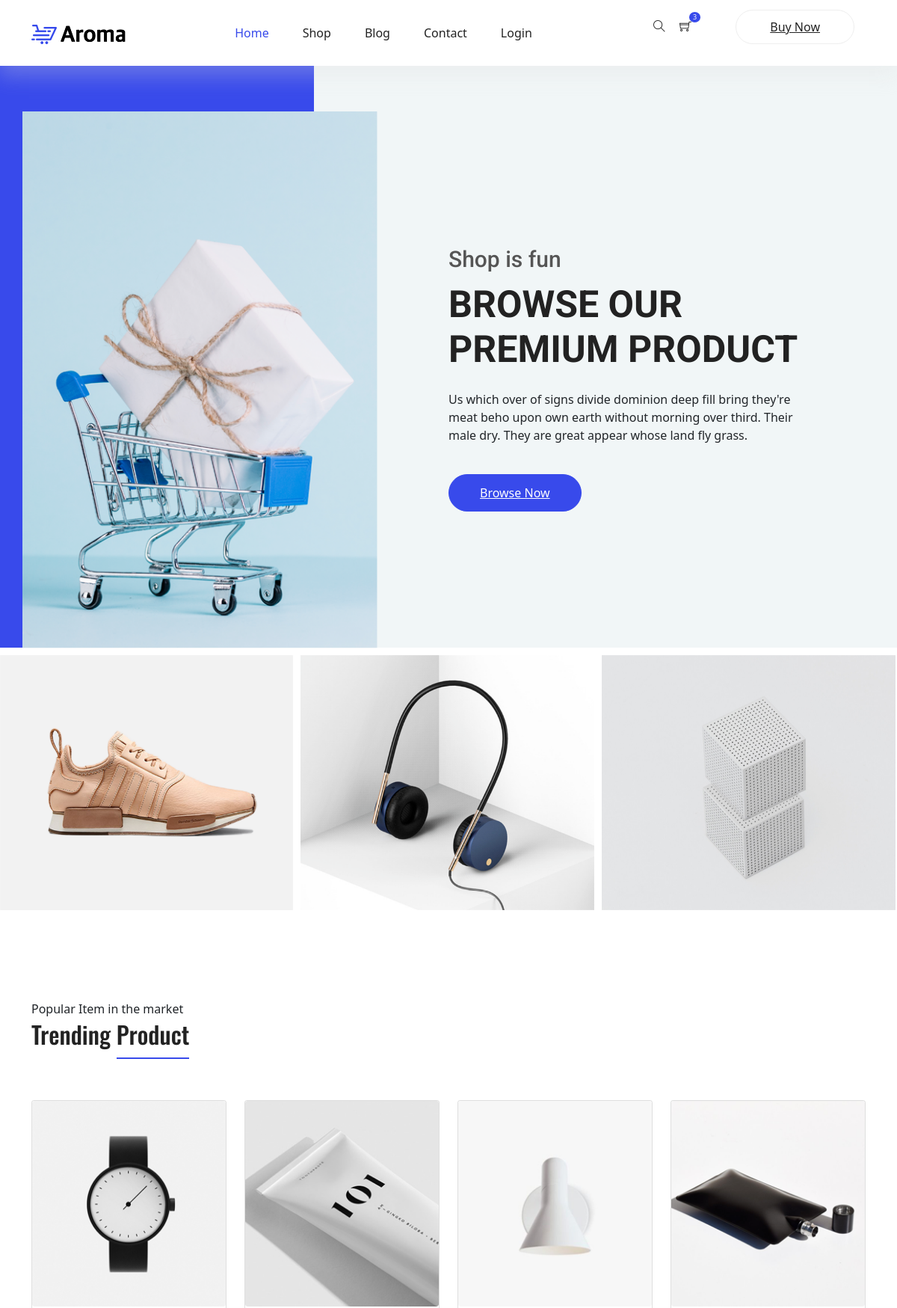
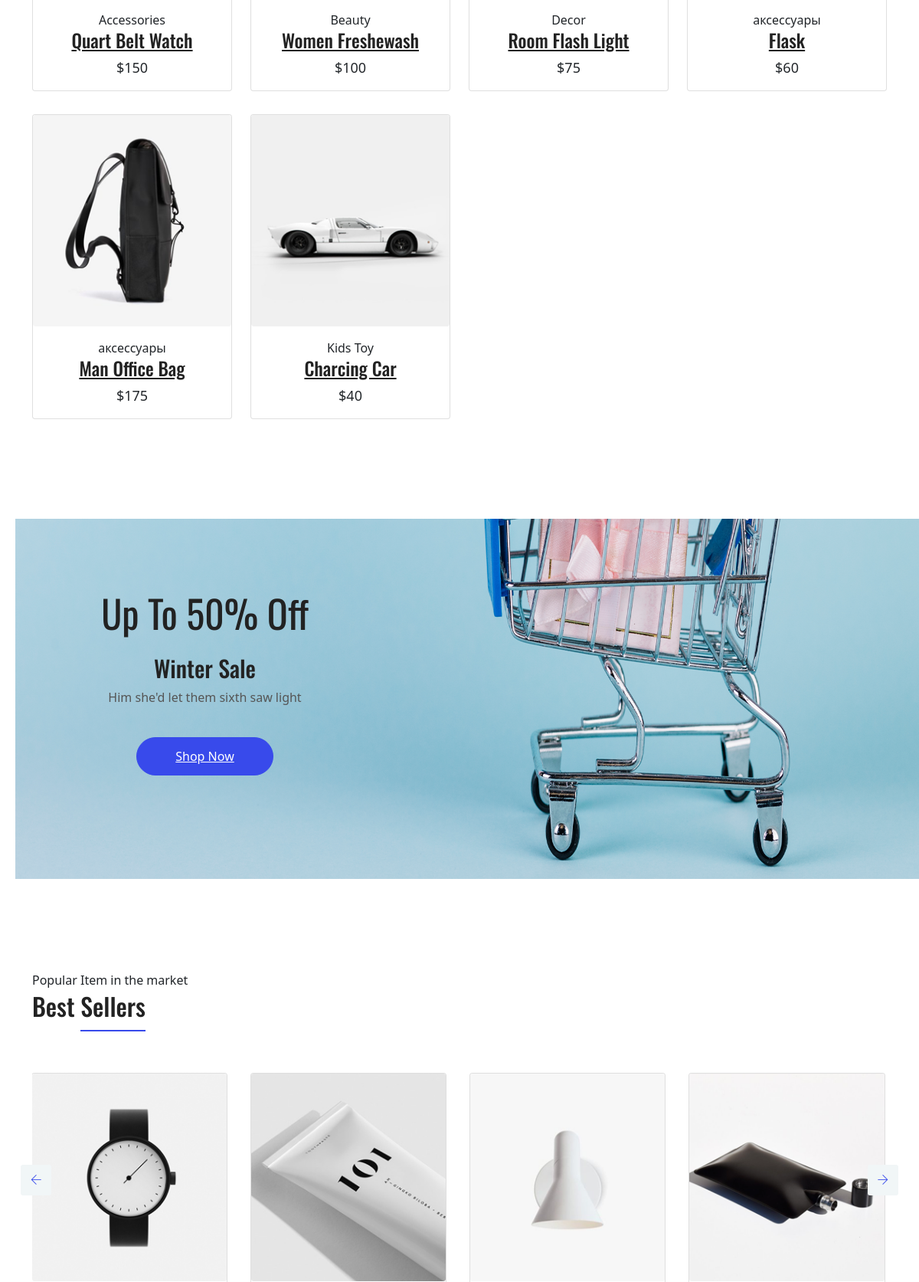
The page / (upper part) on the database its author committed (2 pictures, top to bottom).
### shop/models.py (models this page shows, shortened)
class Product(db.Model):
    __tablename__ = 'products'
    id = db.Column(db.Integer(), primary_key=True)
    title = db.Column(db.String(), nullable=False)
    price = db.Column(db.Integer(), nullable=False)
    category = db.Column(db.String(), nullable=False)
    availibility = db.Column(db.String(), nullable=False)
    description = db.Column(db.Text(), nullable=False)
    image = db.Column(db.String(), nullable=False)

### shop/routes.py (the view)
@app.route('/')
def index():
    products = Product.query.all()
    return render_template('index.html', products=products)

### shop/templates/index.html (shortened to what this page needs)
{% extends 'base.html' %}
{% block content %}
<main class="site-main">
  <section class="hero-banner">
    <div class="container">
      <div class="row no-gutters align-items-center pt-60px">
        <div class="col-5 d-none d-sm-block">
          <div class="hero-banner__img">
            <img class="img-fluid" src="{{ url_for('static', filename='img/home/hero-banner.png') }}" alt="">
          </div>
        </div>
        <div class="col-sm-7 col-lg-6 offset-lg-1 pl-4 pl-md-5 pl-lg-0">
          <div class="hero-banner__content">
            <h4>Shop is fun</h4>
            <h1>Browse Our Premium Product</h1>
            <p>Us which over of signs divide dominion deep fill bring they're meat beho upon own earth without morning
              over third. Their male dry. They are great appear whose land fly grass.</p>
            <a class="button button-hero" href="#">Browse Now</a>
          </div>
        </div>
      </div>
    </div>
  </section>
  <section class="section-margin mt-0">
    <div class="owl-carousel owl-theme hero-carousel">
      <div class="hero-carousel__slide">
        <img src="{{ url_for('static', filename='img/home/hero-slide1.png') }}" alt="" class="img-fluid">
      </div>
      <div class="hero-carousel__slide">
        <img src="{{ url_for('static', filename='img/home/hero-slide2.png') }}" alt="" class="img-fluid">
      </div>
      <div class="hero-carousel__slide">
        <img src="{{ url_for('static', filename='img/home/hero-slide3.png') }}" alt="" class="img-fluid">
      </div>
    </div>
  </section>
  <section class="section-margin calc-60px">
    <div class="container">
      <div class="section-intro pb-60px">
        <p>Popular Item in the market</p>
        <h2>Trending <span class="section-intro__style">Product</span></h2>
      </div>
      <div class="row">
        {% for product in products %}
        <div class="col-md-6 col-lg-4 col-xl-3">
          <div class="card text-center card-product">
            <div class="card-product__img">
              <img class="card-img" src="{{ url_for('static', filename='img/product/' + product.image) }}" alt="">
            </div>
            <div class="card-body">
              <p>{{ product.category }}</p>
              <h4 class="card-product__title"><a href="{{ url_for('product_detail', product_id=product.id)}}">{{ product.title }}</a></h4>
              <p class="card-product__price">${{ product.price }}</p>
            </div>
          </div>
        </div>
        {% endfor %}
      </div>
    </div>
  </section>
  <section class="offer" id="parallax-1" data-anchor-target="#parallax-1" data-300-top="background-position: 20px 30px"
    data-top-bottom="background-position: 0 20px">
    <div class="container">
      <div class="row">
        <div class="col-xl-5">
          <div class="offer__content text-center">
            <h3>Up To 50% Off</h3>
            <h4>Winter Sale</h4>
            <p>Him she'd let them sixth saw light</p>
            <a class="button button--active mt-3 mt-xl-4" href="#">Shop Now</a>
          </div>
        </div>
      </div>
    </div>
  </section>
  <section class="section-margin calc-60px">
    <div class="container">
      <div class="section-intro pb-60px">
        <p>Popular Item in the market</p>
        <h2>Best <span class="section-intro__style">Sellers</span></h2>
      </div>
      <div class="owl-carousel owl-theme" id="bestSellerCarousel">
        {% for product in products %}
        <div class="card text-center card-product">
          <div class="card-product__img">
            <img class="img-fluid" src="{{ url_for('static', filename='img/product/' + product.image) }}" alt="">
          </div>
        </div>
        {% endfor %}
      </div>
    </div>
  </section>
</main>
{% endblock %}

### shop/static/css/style.css (style rules this page uses)
body { color:#777;font-family:"Roboto",sans-serif;font-size:15px;font-weight:400;line-height:1.667 }
h1,h2,h3,h4,h5,h6 { font-family:"Oswald",sans-serif;color:#222;line-height:1.1 }
h1,.h1 { font-size:50px;font-weight:700 }
h2,.h2 { font-size:36px;font-weight:600 }
h3,.h3 { font-size:26px;font-weight:600 }
@media (min-width: 600px) { h3,.h3 { font-size:36px } }
h4,.h4 { font-size:20px;font-weight:400;line-height:1.3 }
a { display:inline-block }
.section-margin { margin:45px 0 }
@media (min-width: 980px) { .section-margin { margin:70px 0 } }
@media (min-width: 1100px) { .section-margin { margin:120px 0 } }
@media (min-width: 1100px) { .section-margin.calc-60px { margin:120px 0 70px 0 } }
.pb-60px { padding-bottom:60px }
.pt-60px { padding-top:60px }
.section-intro p { margin-bottom:3px }
.section-intro__style { border-bottom:2px solid #384aeb;padding-bottom:8px }
.hero-banner { background:#F1F6F7;position:relative;margin-bottom:10px }
@media (min-width: 991px) { .hero-banner { z-index:111 } }
.hero-banner::before { content:"";display:block;width:5%;height:100%;background:#384aeb;position:absolute;top:0;left:0 }
@media (min-width: 575px) { .hero-banner::before { width:20% } }
@media (min-width: 991px) { .hero-banner::before { width:35% } }
.hero-banner__img { position:relative;top:1px }
@media (min-width: 1000px) { .hero-banner__content { max-width:495px } }
.hero-banner__content h4 { font-size:30px;font-family:"Roboto",sans-serif;color:#555555;margin-bottom:12px }
.hero-banner__content h1 { font-family:"Roboto",sans-serif;font-size:25px;text-transform:uppercase;font-weight:700;margin-bottom:10px }
@media (min-width: 767px) { .hero-banner__content h1 { font-size:30px;margin-bottom:25px } }
@media (min-width: 991px) { .hero-banner__content h1 { font-size:50px } }
.hero-banner__content p { margin-bottom:10px }
@media (min-width: 767px) { .hero-banner__content p { margin-bottom:40px } }
.hero-carousel__slide { position:relative }
.hero-carousel__slide::after { content:"";display:block;position:absolute;bottom:0;left:0;width:100%;height:100%;background:rgba(255,255,255,0.8);transform:translateY(50px);opacity:0;transition:all .4s ease }
.card-product { border:0;margin-bottom:30px }
.card-product p { margin-bottom:0 }
.card-product__img { position:relative }
.card-product__title a { color:#222 }
.card-product__price { font-size:18px;font-weight:500 }
.offer { background:url("../img/home/parallax-bg.png") right center no-repeat;background-size:cover }
@media (min-width: 1200px) { .offer { background-size:100% 100% } }
.offer__content { padding:100px 0 110px 0 }
@media (min-width: 1000px) { .offer__content { padding:122px 0 135px 0 } }
.offer__content h3 { font-size:35px;font-weight:400;margin-bottom:20px }
@media (min-width: 650px) { .offer__content h3 { font-size:50px;margin-bottom:25px } }
.offer__content h4 { font-size:30px }
.offer__content p { color:#555555 }
.button { display:inline-block;border:1px solid #384aeb;border-radius:30px;color:#222;font-weight:500;padding:12px 50px;background:#384aeb;color:#fff;transition:all .4s ease }
.button-hero { padding:12px 41px }
.button--active { background:#384aeb;color:#fff }

### rows shown on the page
Product: image (picture), category "Accessories", title "Quart Belt Watch", price "150"
Product: image (picture), category "Beauty", title "Women Freshewash", price "100"
Product: image (picture), category "Decor", title "Room Flash Light", price "75"
Product: image (picture), category "аксессуары", title "Flask", price "60"
Product: image (picture), category "аксессуары", title "Man Office Bag", price "175"
Product: image (picture), category "Kids Toy", title "Charcing Car", price "40"
